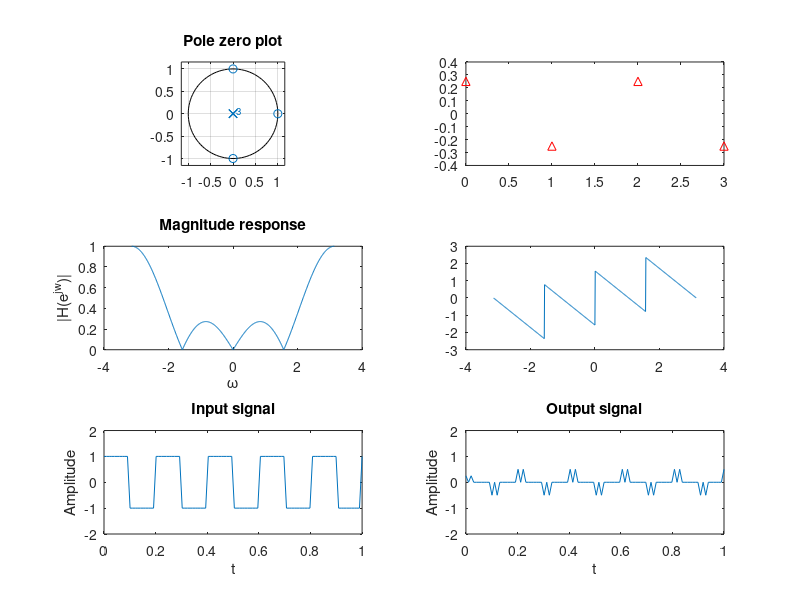

Write the MATLAB code that produced this figure.
%Analysis of first order DT system
%Difference eqn: y[n]=0.5y[n-1]+x[n]
clc
clear all
close all
%Define the system parameters
num=[0.25 -0.25 0.25 -0.25];
% num=(-1).^num1.*(-num1);
den=[1];
%To obtain the frequency response of the system
w=-pi:0.01:pi;
[H]=freqz(num,den,w);
%Generation of the input
t=linspace(0,1,100);
f=5;
x=square(2*pi*f*t);
%To get the output of the system
y=filter(num,den,x);
% soundsc(x),pause,soundsc(y)
subplot(3,2,1),zplane(num,den),title('Pole zero plot')
subplot(3,2,2),impz(num,den),
subplot(3,2,3),plot(w,abs(H)),
xlabel('\omega'),ylabel('|H(e^j^w)|'),title('Magnitude response')
subplot(3,2,4),plot(w,angle(H)),
subplot(3,2,5),plot(t,x),axis([0 1 -2 2]),
xlabel('t'),ylabel('Amplitude'),title('Input signal'),
subplot(3,2,6),plot(t,y),axis([0 1 -2 2]),
xlabel('t'),ylabel('Amplitude'),title('Output signal'),
